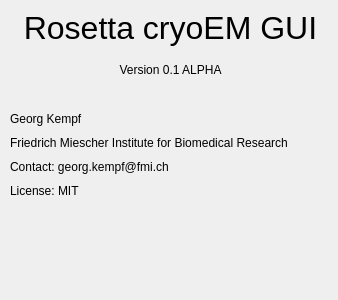
<?xml version="1.0" encoding="UTF-8"?>
<ui version="4.0">
 <class>dlg_about</class>
 <widget class="QDialog" name="dlg_about">
  <property name="geometry">
   <rect>
    <x>0</x>
    <y>0</y>
    <width>338</width>
    <height>300</height>
   </rect>
  </property>
  <property name="windowTitle">
   <string>About</string>
  </property>
  <widget class="QLabel" name="label">
   <property name="geometry">
    <rect>
     <x>10</x>
     <y>10</y>
     <width>321</width>
     <height>41</height>
    </rect>
   </property>
   <property name="font">
    <font>
     <pointsize>24</pointsize>
    </font>
   </property>
   <property name="text">
    <string>Rosetta cryoEM GUI</string>
   </property>
   <property name="textFormat">
    <enum>Qt::RichText</enum>
   </property>
   <property name="alignment">
    <set>Qt::AlignHCenter|Qt::AlignTop</set>
   </property>
  </widget>
  <widget class="QWidget" name="verticalLayoutWidget">
   <property name="geometry">
    <rect>
     <x>10</x>
     <y>110</y>
     <width>319</width>
     <height>90</height>
    </rect>
   </property>
   <layout class="QVBoxLayout" name="verticalLayout">
    <item>
     <widget class="QLabel" name="label_2">
      <property name="text">
       <string>Georg Kempf</string>
      </property>
      <property name="textFormat">
       <enum>Qt::RichText</enum>
      </property>
     </widget>
    </item>
    <item>
     <widget class="QLabel" name="label_3">
      <property name="text">
       <string>Friedrich Miescher Institute for Biomedical Research</string>
      </property>
      <property name="textFormat">
       <enum>Qt::RichText</enum>
      </property>
     </widget>
    </item>
    <item>
     <widget class="QLabel" name="label_4">
      <property name="text">
       <string>Contact: georg.kempf@fmi.ch</string>
      </property>
     </widget>
    </item>
    <item>
     <widget class="QLabel" name="label_5">
      <property name="text">
       <string>License: MIT</string>
      </property>
     </widget>
    </item>
   </layout>
  </widget>
  <widget class="QLabel" name="label_6">
   <property name="geometry">
    <rect>
     <x>10</x>
     <y>60</y>
     <width>321</width>
     <height>20</height>
    </rect>
   </property>
   <property name="text">
    <string>Version 0.1 ALPHA</string>
   </property>
   <property name="alignment">
    <set>Qt::AlignCenter</set>
   </property>
  </widget>
 </widget>
 <resources/>
 <connections/>
</ui>
